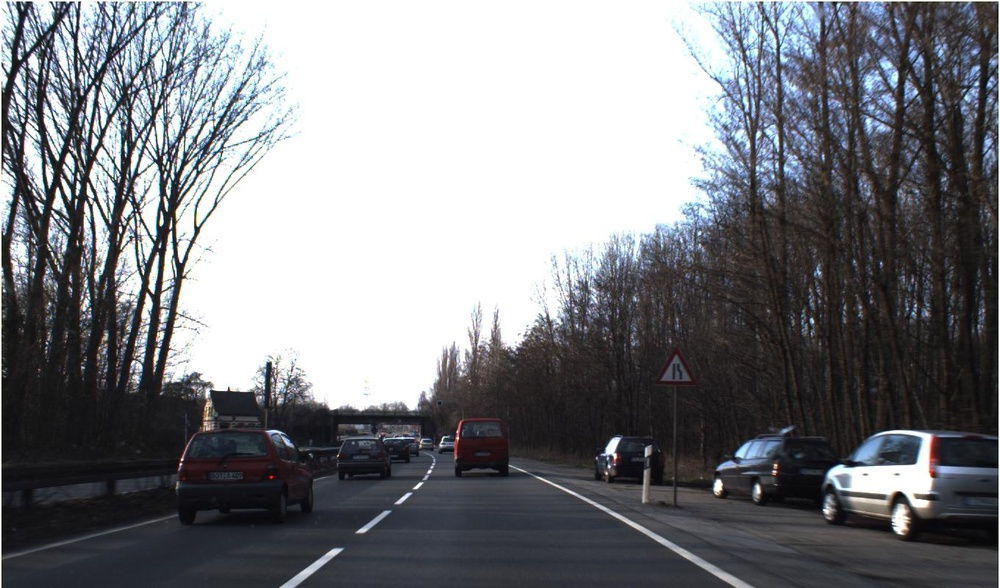
#> input picture data/raw/Test/images/00607.jpg, 1000 x 588 px, shrunk from 1360 x 800 before the run
$ python -i image_features.py   (imports and definitions only)   (older library calls are emulated)
#> lines starting #> are read from the running program, lines starting #| are printed output that depends on the picture
#> further down, picture is the input picture: shape (588, 1000, 3); mean B, G, R 129.2, 125.1, 123.3
"""Image feature extraction for API monitoring."""

from typing import TypeAlias

import cv2
import numpy as np

ImageFeatureValue: TypeAlias = float | int


def extract_image_features(image: np.ndarray) -> dict[str, ImageFeatureValue]:
    """Extract tabular monitoring features from an image.

    Args:
        image: Image array as loaded by OpenCV. Color images are expected in BGR channel order
            (BGR = default for OpenCV).

    Returns:
        Dictionary of numeric image features for monitoring and drift detection.

    Raises:
        ValueError: If the image is empty or has an unsupported shape.
    """
    # Sanity check image dimension and channels
    if image.size == 0:
        raise ValueError("Image is empty")
    if image.ndim not in (2, 3):
        raise ValueError(f"Unsupported image dimensions: {image.ndim}")
    if image.ndim == 3 and image.shape[2] != 3:
        raise ValueError(f"Unsupported channel count: {image.shape[2]}")

    height, width = image.shape[:2]
#> height = 588; width = 1000
    aspect_ratio = width / height
#> aspect_ratio = 1.7

    if image.ndim == 2:  # image = (height,width) --> only greyscale image
        gray_image = image
        red_channel = image
        green_channel = image
        blue_channel = image
    else:  # image = (height,width,3) --> color image
        blue_channel, green_channel, red_channel = cv2.split(image)
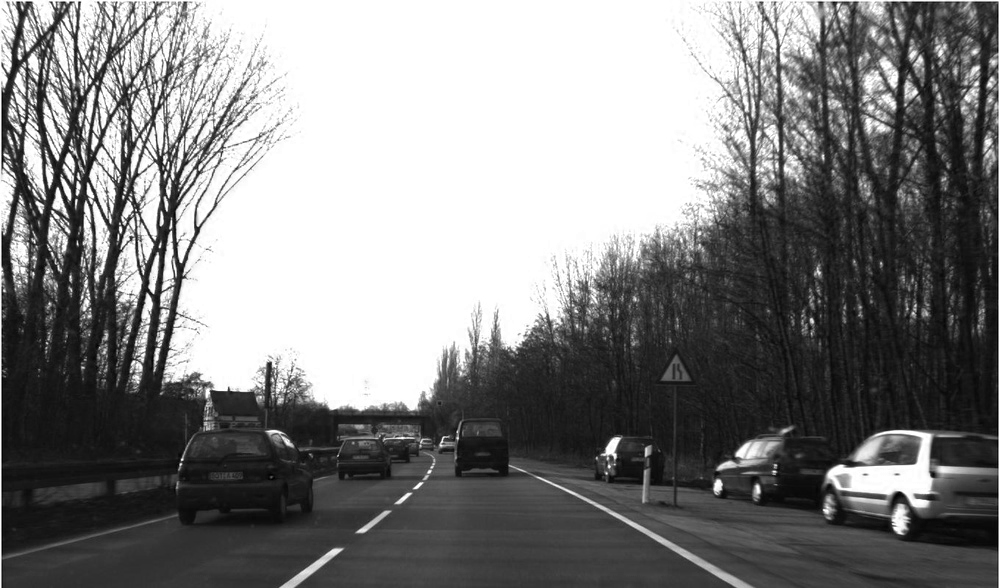
#> blue_channel: shape (588, 1000); min 0, max 255, mean 129.2
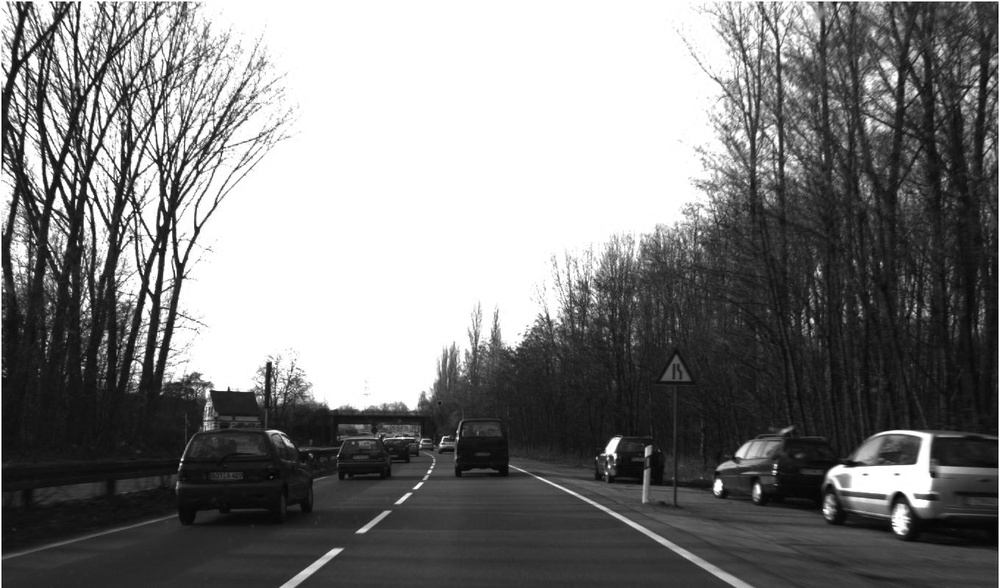
#> green_channel: shape (588, 1000); min 0, max 255, mean 125.1
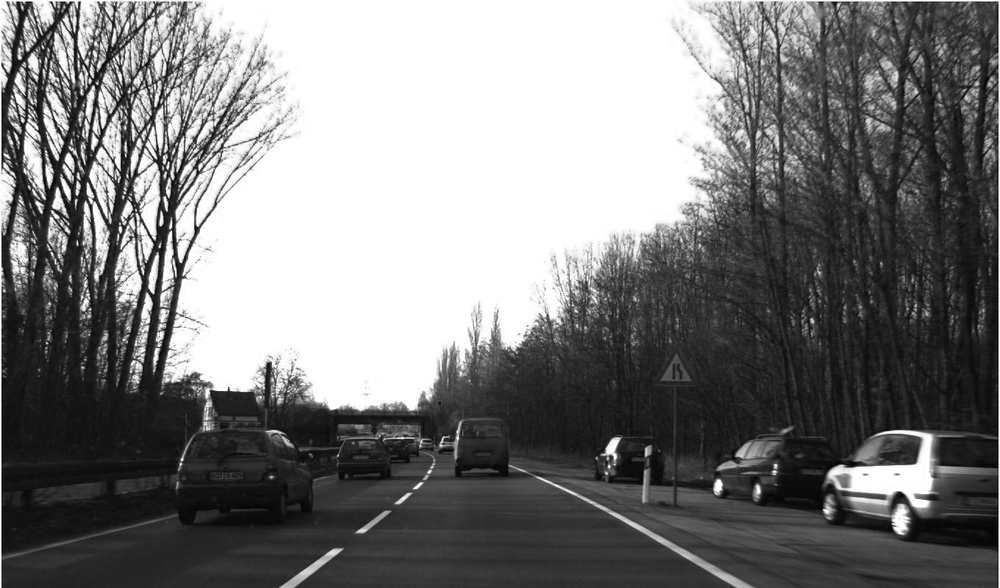
#> red_channel: shape (588, 1000); min 0, max 255, mean 123.3
        gray_image = cv2.cvtColor(image, cv2.COLOR_BGR2GRAY)

    # extract features
    gray_float = gray_image.astype(np.float64)
    sharpness = cv2.Laplacian(gray_image, cv2.CV_64F).var()
#> sharpness = 1593.3

    return {
        "width": int(width),
        "height": int(height),
        "aspect_ratio": float(aspect_ratio),
        "brightness_mean": float(gray_float.mean()),
        "brightness_std": float(gray_float.std()),
        "contrast": float(gray_float.max() - gray_float.min()),
        "sharpness": float(sharpness),
        "red_mean": float(red_channel.mean()),
        "green_mean": float(green_channel.mean()),
        "blue_mean": float(blue_channel.mean()),
    }

>>> import cv2
>>> picture = cv2.imread('../../../data/raw/Test/images/00607.jpg')
>>> result = extract_image_features(picture)
#> result = 10 items

$ run again, on data/raw/Test/images/00611.jpg
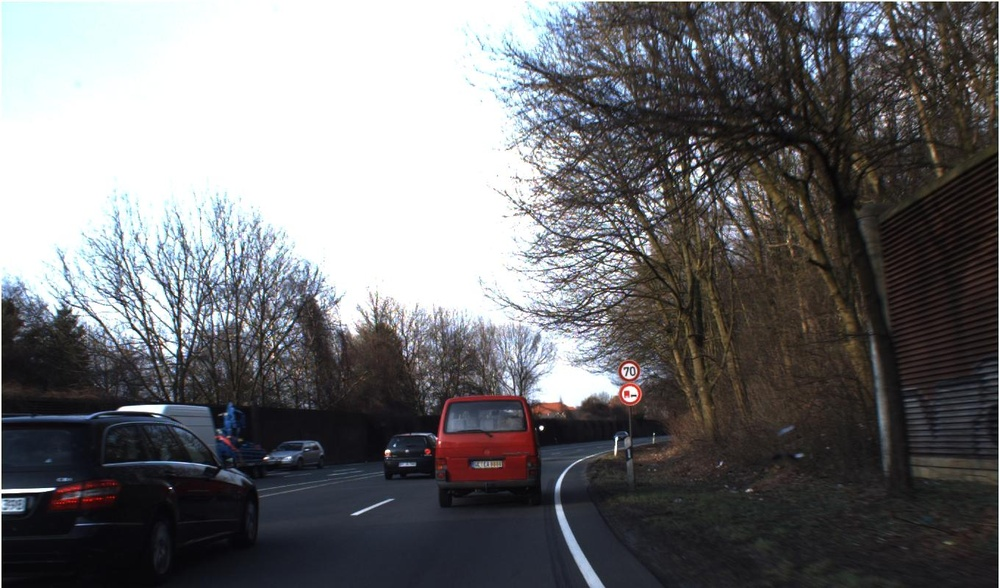
#> input picture data/raw/Test/images/00611.jpg, 1000 x 588 px, shrunk from 1360 x 800 before the run
#> picture is the input picture: shape (588, 1000, 3); mean B, G, R 112.8, 110.7, 110.8
#> in extract_image_features, `blue_channel, green_channel, red_channel = cv2.split(image)`:
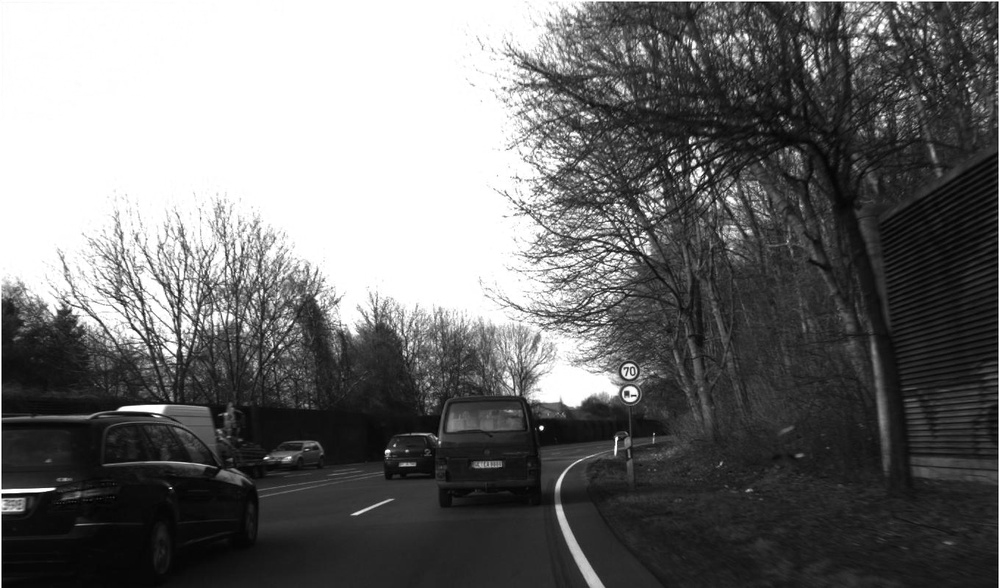
#> green_channel: shape (588, 1000); min 0, max 255, mean 110.7
#> in extract_image_features, `blue_channel, green_channel, red_channel = cv2.split(image)`:
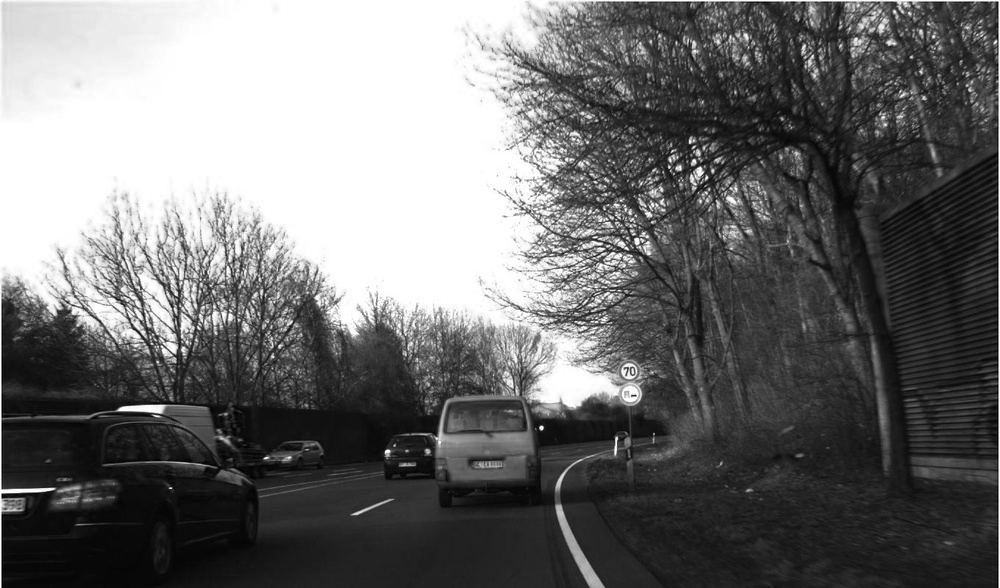
#> red_channel: shape (588, 1000); min 0, max 255, mean 110.8
#> sharpness = 1447.6
#> result = 10 items

$ run again, on data/raw/Test/images/00612.jpg
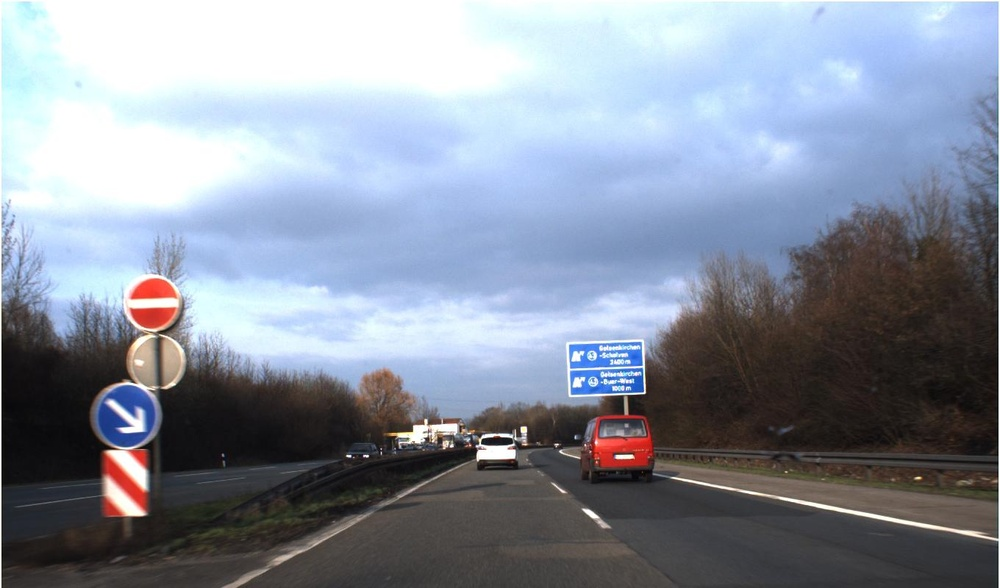
#> input picture data/raw/Test/images/00612.jpg, 1000 x 588 px, shrunk from 1360 x 800 before the run
#> picture is the input picture: shape (588, 1000, 3); mean B, G, R 157.6, 143.9, 136.1
#> in extract_image_features, `blue_channel, green_channel, red_channel = cv2.split(image)`:
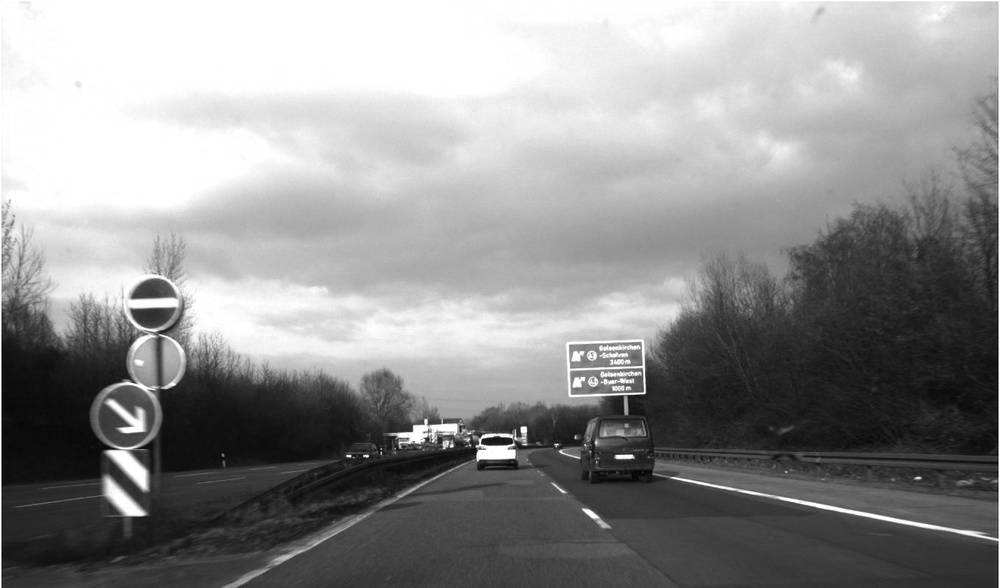
#> green_channel: shape (588, 1000); min 0, max 255, mean 143.9
#> in extract_image_features, `blue_channel, green_channel, red_channel = cv2.split(image)`:
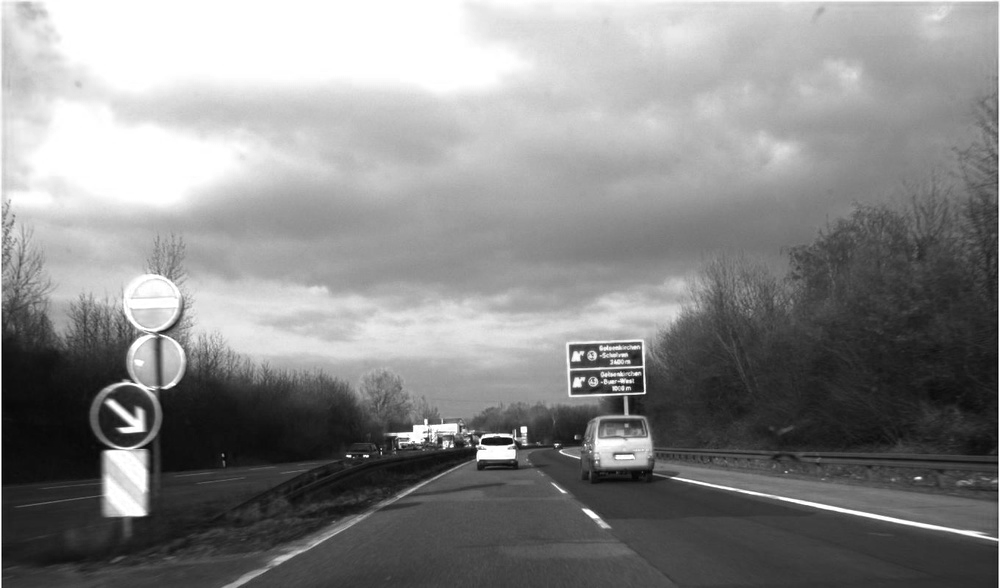
#> red_channel: shape (588, 1000); min 0, max 255, mean 136.1
#> sharpness = 286.6
#> result = 10 items

$ run again, on data/raw/Test/images/00613.jpg
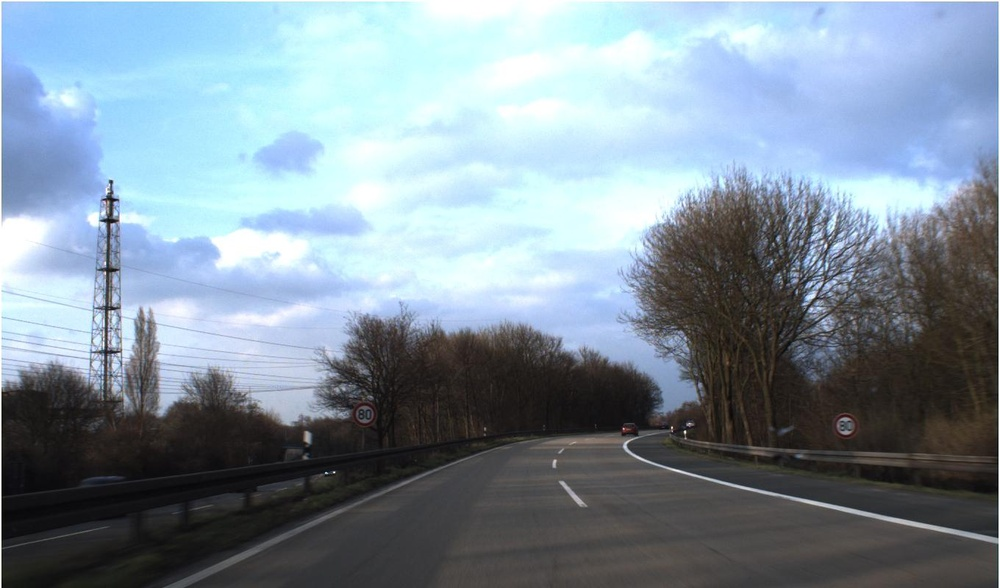
#> input picture data/raw/Test/images/00613.jpg, 1000 x 588 px, shrunk from 1360 x 800 before the run
#> picture is the input picture: shape (588, 1000, 3); mean B, G, R 155.4, 143.2, 127.5
#> in extract_image_features, `blue_channel, green_channel, red_channel = cv2.split(image)`:
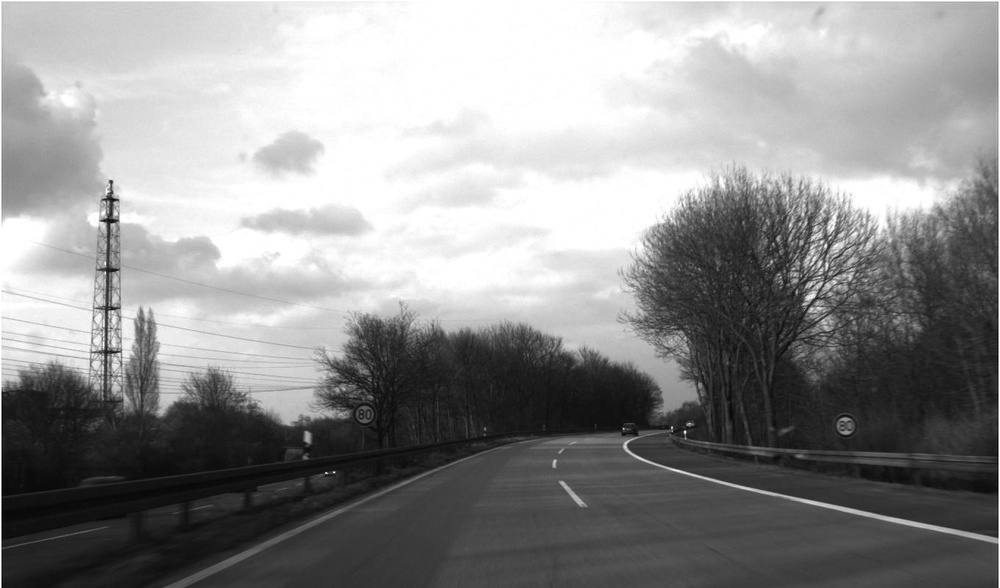
#> green_channel: shape (588, 1000); min 0, max 255, mean 143.2
#> in extract_image_features, `blue_channel, green_channel, red_channel = cv2.split(image)`:
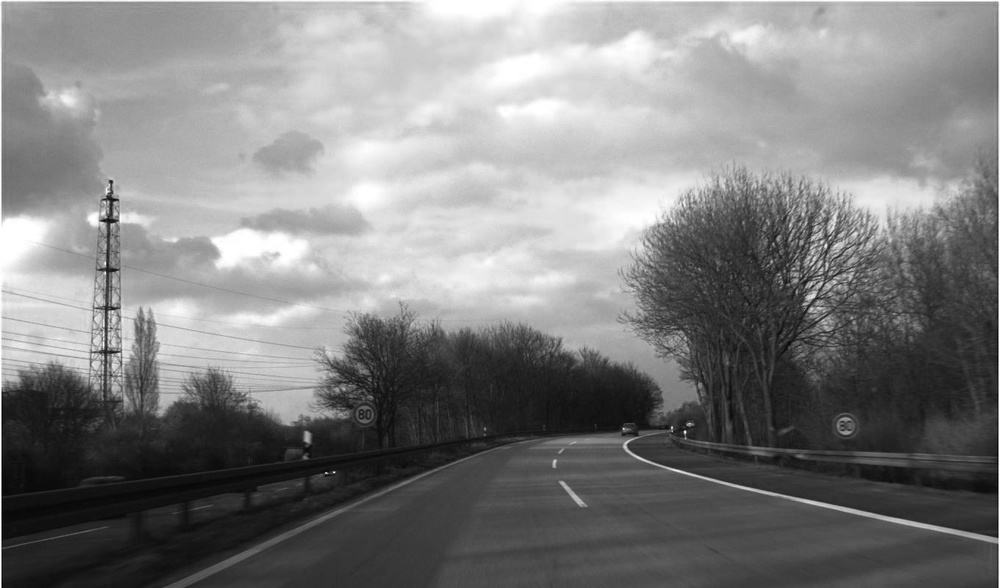
#> red_channel: shape (588, 1000); min 0, max 255, mean 127.5
#> sharpness = 336.2
#> result = 10 items
